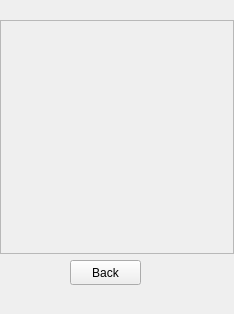
<?xml version="1.0" encoding="UTF-8"?>
<ui version="4.0">
 <class>signature</class>
 <widget class="QWidget" name="signature">
  <property name="geometry">
   <rect>
    <x>0</x>
    <y>0</y>
    <width>234</width>
    <height>314</height>
   </rect>
  </property>
  <property name="minimumSize">
   <size>
    <width>234</width>
    <height>314</height>
   </size>
  </property>
  <property name="sizeIncrement">
   <size>
    <width>234</width>
    <height>314</height>
   </size>
  </property>
  <property name="windowTitle">
   <string>Form</string>
  </property>
  <widget class="QPushButton" name="pushButton">
   <property name="geometry">
    <rect>
     <x>70</x>
     <y>260</y>
     <width>71</width>
     <height>25</height>
    </rect>
   </property>
   <property name="text">
    <string>Back</string>
   </property>
  </widget>
  <widget class="QFrame" name="frame">
   <property name="geometry">
    <rect>
     <x>0</x>
     <y>20</y>
     <width>234</width>
     <height>234</height>
    </rect>
   </property>
   <property name="frameShape">
    <enum>QFrame::StyledPanel</enum>
   </property>
   <property name="frameShadow">
    <enum>QFrame::Raised</enum>
   </property>
  </widget>
 </widget>
 <resources/>
 <connections/>
</ui>
